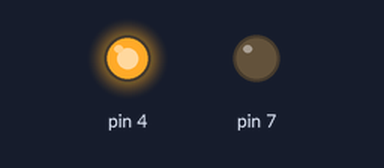
Bench run of a sketch on a simulated Arduino Uno, built with avr-gcc and run on an emulated ATmega328P. Shown: output pins drawn as LEDs (lit = HIGH).

Above: at 0.5 s.
At 1.5 s:
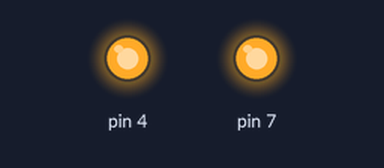
At 2.5 s:
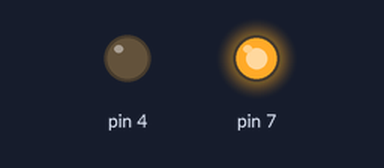
At 3.5 s:
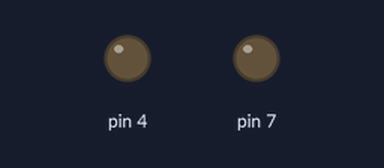
Timing chart, 0 to 5.2 s (numbered marks = the images above):
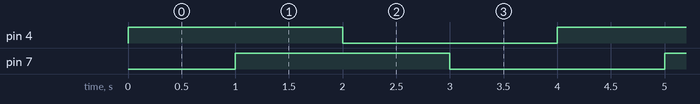

The sketch:

nijin-task-a.ino
```cpp
int i,u=0;
void setup() {
  for(i=4;i<=11;i++)
  {
    if (i==5)
    i=6;
    else if (i==8)
    i=11;
    else
  pinMode(i, OUTPUT);
  }
}

void loop() {
  int j;
  for(j=4;j<=11;j++)
  {
    if (j==5)
    j=6;
    if (j==8)
    j=11;

     if(u%2==0)
     digitalWrite(j, HIGH);
     else
     digitalWrite(j, LOW);

    delay(500);
  }
  u++;

}
```

Measured:
- by itself, pin 4, pin 7: alternates HIGH for 2.0 s and LOW for 2.0 s
- by itself, everything shown: repeats every 4.0 s, in 4 steps
